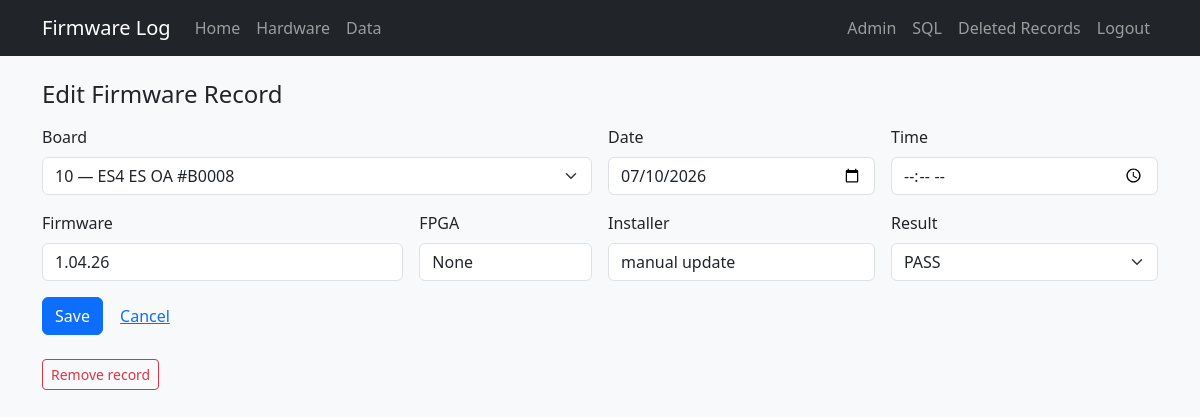
The page /admin/history/47/edit (signed in) on the database as committed earlier.
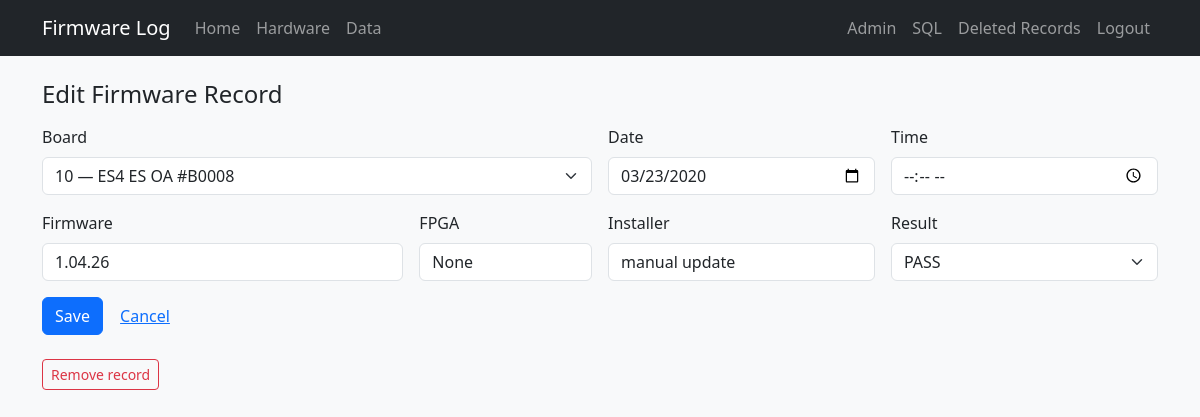
The same page on the database as committed later.
### tables this page shows
CREATE TABLE "firmware_history" (
                event_id    INTEGER PRIMARY KEY AUTOINCREMENT,
                board_id    INTEGER NOT NULL REFERENCES boards (board_id),
                event_date  TEXT NOT NULL,
                event_time  TEXT,
                fpga        TEXT,
                firmware    TEXT NOT NULL,
                installer   TEXT,
                result      TEXT
            );

CREATE TABLE "boards" (
                board_id      INTEGER PRIMARY KEY,
                tool          TEXT,
                board_slot    TEXT,
                manufacturer  TEXT NOT NULL DEFAULT 'PDF Solutions Inc.',
                board_name    TEXT NOT NULL,
                serial        TEXT NOT NULL,
                part_number   TEXT,
                revision      TEXT,
                file_id       TEXT,
                product_name  TEXT NOT NULL,
                ddr_fbga      TEXT
            , inventory_serial TEXT, status TEXT, role TEXT, comment TEXT, open_item TEXT, po TEXT, modified_by TEXT, source_updated_at TEXT, data_source TEXT, dc_status TEXT, ac_status TEXT, gcal_status TEXT, adc_status TEXT, eeprom_status TEXT);

### app.py (the view, shortened to what this page needs)
@app.route("/admin/history/<int:event_id>/edit", methods=["GET", "POST"])
@login_required
def admin_history_edit(event_id):
    event = db.get_history_event(event_id)
    if not event:
        flash("Record not found.", "danger")
        return redirect(url_for("admin_index"))
    boards = db.list_boards(sort="board_id")
    return render_template(
        "admin/history_form.html",
        event=event,
        boards=boards,
        default_board_id=event["board_id"],
    )

### app.py (called while the page is built)
def login_required(view):
    @wraps(view)
    def wrapped(*args, **kwargs):
        if not session.get("admin"):
            flash("Admin login required.", "warning")
            return redirect(url_for("admin_login", next=request.url))
        return view(*args, **kwargs)
    return wrapped

### db.py (called while the page is built)
def firmware_verified_sql(board_alias="b"):
    ids = ", ".join(str(i) for i in sorted(VERIFIED_BOARD_IDS))
    return f"""
    CASE
        WHEN {board_alias}.board_id IN ({ids}) THEN 'verified'
        WHEN {board_alias}.data_source = 'firmware_log' THEN 'verified'
        WHEN {board_alias}.tool = 'Tool13' AND {board_alias}.product_name = 'BAP' THEN 'verified'
        ELSE 'unverified'
    END
    """

def dict_row(cursor, row):
    return {col[0]: row[i] for i, col in enumerate(cursor.description)}

@contextmanager
def get_db():
    conn = sqlite3.connect(DATABASE)
    conn.row_factory = dict_row
    try:
        yield conn
    finally:
        conn.close()

def fetch_all(query, params=()):
    with get_db() as conn:
        return conn.execute(query, params).fetchall()

def fetch_one(query, params=()):
    with get_db() as conn:
        return conn.execute(query, params).fetchone()

### templates/admin/history_form.html (shortened to what this page needs)
{% extends "base.html" %}
{% block content %}
<h1 class="h4 mb-3">{% if event %}Edit Firmware Record{% else %}Add Firmware Record{% endif %}</h1>
<form method="post" class="row g-3">
  <div class="col-md-6">
    <label class="form-label">Board</label>
    <select class="form-select" name="board_id" required>
      {% for b in boards %}
      <option value="{{ b.board_id }}"
        {% if (event and event.board_id == b.board_id) or (default_board_id and default_board_id == b.board_id) %}selected{% endif %}>
        {{ b.board_id }} — {{ b.product_name }} {{ b.board_name }} {{ b.tool }} #{{ b.serial }}
      </option>
      {% endfor %}
    </select>
  </div>
  <div class="col-md-3">
    <label class="form-label">Date</label>
    <input type="date" class="form-control" name="event_date" value="{{ event.event_date if event else '' }}" required>
  </div>
  <div class="col-md-3">
    <label class="form-label">Time</label>
    <input type="time" class="form-control" name="event_time" value="{{ event.event_time if event and event.event_time else '' }}">
  </div>
  <div class="col-md-4">
    <label class="form-label">Firmware</label>
    <input type="text" class="form-control" name="firmware" value="{{ event.firmware if event else '' }}" required>
  </div>
  <div class="col-md-2">
    <label class="form-label">FPGA</label>
    <input type="text" class="form-control" name="fpga" value="{{ event.fpga if event else '' }}">
  </div>
  <div class="col-md-3">
    <label class="form-label">Installer</label>
    <input type="text" class="form-control" name="installer" value="{{ event.installer if event else '' }}" placeholder="Vivado, OpalKelly">
  </div>
  <div class="col-md-3">
    <label class="form-label">Result</label>
    <select class="form-select" name="result">
      <option value="PASS" {% if event and event.result == 'PASS' %}selected{% elif not event %}selected{% endif %}>PASS</option>
    </select>
  </div>
  <div class="col-12">
    <button type="submit" class="btn btn-primary">Save</button>
    {% if event %}
    <a href="{{ url_for('board_detail', board_id=event.board_id) }}" class="btn btn-link">Cancel</a>
    {% else %}
    <a href="{{ url_for('admin_index') }}" class="btn btn-link">Cancel</a>
    {% endif %}
  </div>
</form>
{% if event %}
<form method="post" action="{{ url_for('admin_history_delete', event_id=event.event_id) }}" class="mt-4"
      onsubmit="return confirm('Move this firmware record to deleted records?')">
  <button type="submit" class="btn btn-outline-danger btn-sm">Remove record</button>
</form>
{% endif %}
{% endblock %}

Rows that differ between the two databases and show on the page:
changed firmware_history "manual update": event_date "07/10/2026" → "03/23/2020"
